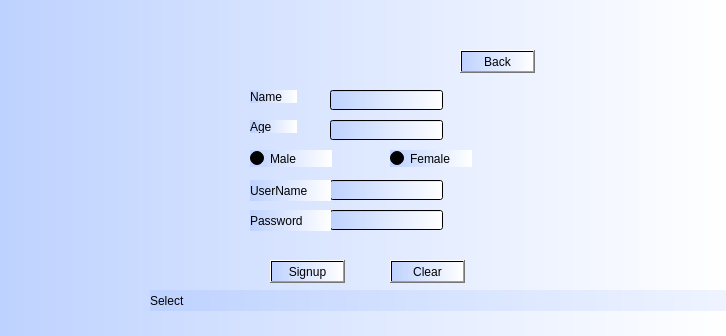
<?xml version="1.0" encoding="UTF-8"?>
<ui version="4.0">
 <class>signup</class>
 <widget class="QDialog" name="signup">
  <property name="geometry">
   <rect>
    <x>0</x>
    <y>0</y>
    <width>726</width>
    <height>336</height>
   </rect>
  </property>
  <property name="windowTitle">
   <string>Dialog</string>
  </property>
  <property name="styleSheet">
   <string notr="true">background-color: qlineargradient(spread:pad, x1:0, y1:0, x2:1, y2:0, stop:0 rgba(190, 210, 255, 255), stop:1 rgba(255, 255, 255, 255));</string>
  </property>
  <widget class="QLineEdit" name="lineEdit">
   <property name="geometry">
    <rect>
     <x>330</x>
     <y>90</y>
     <width>113</width>
     <height>20</height>
    </rect>
   </property>
  </widget>
  <widget class="QLineEdit" name="lineEdit_2">
   <property name="geometry">
    <rect>
     <x>330</x>
     <y>180</y>
     <width>113</width>
     <height>20</height>
    </rect>
   </property>
  </widget>
  <widget class="QLineEdit" name="lineEdit_3">
   <property name="geometry">
    <rect>
     <x>330</x>
     <y>210</y>
     <width>113</width>
     <height>20</height>
    </rect>
   </property>
  </widget>
  <widget class="QLabel" name="label">
   <property name="geometry">
    <rect>
     <x>250</x>
     <y>90</y>
     <width>47</width>
     <height>13</height>
    </rect>
   </property>
   <property name="text">
    <string>Name</string>
   </property>
  </widget>
  <widget class="QLabel" name="label_2">
   <property name="geometry">
    <rect>
     <x>250</x>
     <y>180</y>
     <width>81</width>
     <height>21</height>
    </rect>
   </property>
   <property name="text">
    <string>UserName</string>
   </property>
  </widget>
  <widget class="QLabel" name="label_3">
   <property name="geometry">
    <rect>
     <x>250</x>
     <y>210</y>
     <width>81</width>
     <height>21</height>
    </rect>
   </property>
   <property name="text">
    <string>Password</string>
   </property>
  </widget>
  <widget class="QPushButton" name="pushButton">
   <property name="geometry">
    <rect>
     <x>460</x>
     <y>50</y>
     <width>75</width>
     <height>23</height>
    </rect>
   </property>
   <property name="text">
    <string>Back</string>
   </property>
  </widget>
  <widget class="QPushButton" name="pushButton_2">
   <property name="geometry">
    <rect>
     <x>270</x>
     <y>260</y>
     <width>75</width>
     <height>23</height>
    </rect>
   </property>
   <property name="text">
    <string>Signup</string>
   </property>
  </widget>
  <widget class="QLabel" name="label_5">
   <property name="geometry">
    <rect>
     <x>150</x>
     <y>290</y>
     <width>771</width>
     <height>21</height>
    </rect>
   </property>
   <property name="text">
    <string>Select</string>
   </property>
  </widget>
  <widget class="QPushButton" name="pushButton_3">
   <property name="geometry">
    <rect>
     <x>390</x>
     <y>260</y>
     <width>75</width>
     <height>23</height>
    </rect>
   </property>
   <property name="text">
    <string>Clear</string>
   </property>
  </widget>
  <widget class="QLineEdit" name="lineEdit_5">
   <property name="geometry">
    <rect>
     <x>330</x>
     <y>120</y>
     <width>113</width>
     <height>20</height>
    </rect>
   </property>
  </widget>
  <widget class="QLabel" name="label_6">
   <property name="geometry">
    <rect>
     <x>250</x>
     <y>120</y>
     <width>47</width>
     <height>13</height>
    </rect>
   </property>
   <property name="text">
    <string>Age</string>
   </property>
  </widget>
  <widget class="QRadioButton" name="radioButton">
   <property name="geometry">
    <rect>
     <x>250</x>
     <y>150</y>
     <width>82</width>
     <height>17</height>
    </rect>
   </property>
   <property name="text">
    <string>Male</string>
   </property>
  </widget>
  <widget class="QRadioButton" name="radioButton_2">
   <property name="geometry">
    <rect>
     <x>390</x>
     <y>150</y>
     <width>82</width>
     <height>17</height>
    </rect>
   </property>
   <property name="text">
    <string>Female</string>
   </property>
  </widget>
 </widget>
 <resources/>
 <connections/>
</ui>
